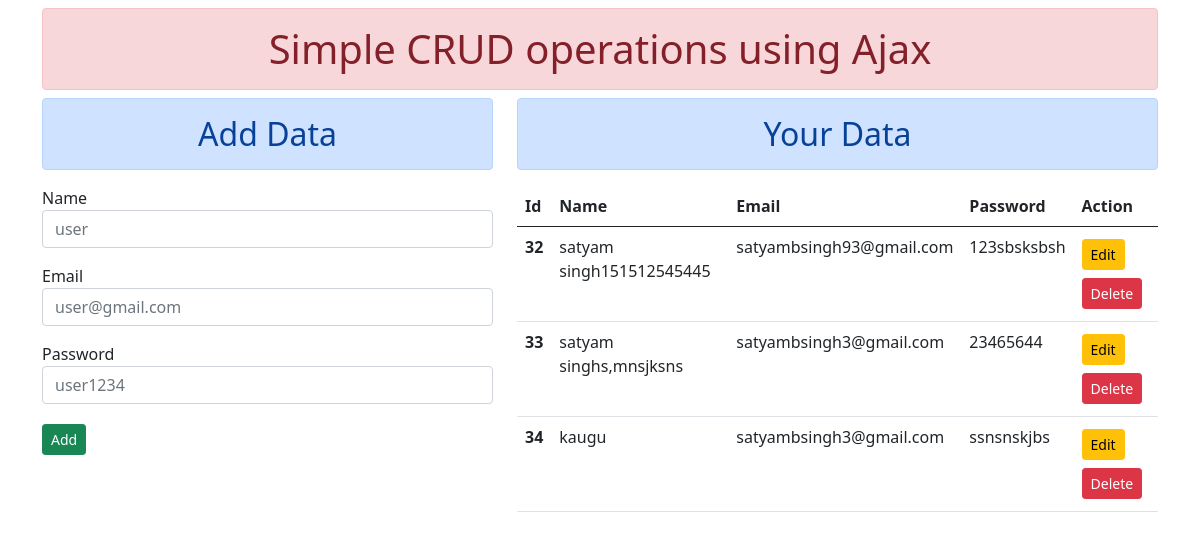
The page / on the database its author committed.
### home/models.py (models this page shows)
class post(models.Model):
    name=models.CharField(max_length=100)
    email = models.EmailField()
    password = models.CharField(max_length=50)

### home/views.py (the view)
# urls.py: 2. Add a URL to urlpatterns:  path('', views.home, name='home')
def home(request):
    form = postform()
    data = post.objects.values()
    context={
        'form':form,
        'data':data,
    }
    return render(request,'home.html',context)

### home/forms.py
class postform(forms.Form):
    name=forms.CharField(label='Name',label_suffix=' ',widget=forms.TextInput(attrs={'id':'nameid','class':'form-control','placeholder':'user'}))
    email=forms.EmailField(label='Email',label_suffix=' ',widget=forms.EmailInput(attrs={'id':'emailid','class':'form-control','placeholder':'user@gmail.com'}))
    password=forms.CharField(label='Password',label_suffix=' ',widget=forms.PasswordInput(attrs={'id':'passwordid','class':'form-control','placeholder':'user1234'}))
    class Meta:
        fields=['name','email','password']

### home/templates/home.html (shortened to what this page needs)
{% extends 'base.html' %}
{% block content %}
<div class="container">
    <h1 class="text-center alert alert-danger my-2  ">Simple CRUD operations using Ajax </h1>
    <div class="row">
        <div class="col-sm-5">
            <h2 class="alert alert-primary text-center">Add Data </h2>
            <form action="" method="post">
                {{form.as_p}}
                <input type="button" class="btn btn-success btn-sm my-1" id="addbtn" value="Add">
            </form>
        </div>
        <div class="col-sm-7">
            <h2 class="alert alert-primary text-center">Your Data </h2>
            <table class="table">
                <thead>
                    <tr>
                        <th scope="col">Id</th>
                        <th scope="col">Name</th>
                        <th scope="col">Email</th>
                        <th scope="col">Password</th>
                        <th scope="col">Action</th>
                    </tr>
                </thead>
                <tbody class="content">
                    {% for data in data %}
                    <tr>
                        <th scope="row">{{data.id}}</th>
                        <td>{{data.name}}</td>
                        <td>{{data.email}}</td>
                        <td>{{data.password}}</td>
                        <td>
                            <input type="button" class="btn btn-warning btn-sm my-1 edit" data-sid="{{data.id}}" value="Edit">
                            <input type="button" class="btn btn-danger btn-sm my-1 del" data-sid="{{data.id}}"  value="Delete">
                    </tr>
                    {% endfor %}
                </tbody>
            </table>
        </div>
    </div>
</div>
{% endblock content %}

### home/templates/base.html (shortened to what this page needs)
<!doctype html>
{% load static %}
<html lang="en">
  <head>
    <link href="https://cdn.jsdelivr.net/npm/bootstrap@5.1.0/dist/css/bootstrap.min.css" rel="stylesheet">
  </head>
  <body>
    {% block content %}{% endblock content %}
  </body>
</html>

### rows shown on the page
post: id "32", name "satyam singh151512545445", email "satyambsingh93@gmail.com", password "123sbsksbsh"
post: id "33", name "satyam singhs,mnsjksns", email "satyambsingh3@gmail.com", password "23465644"
post: id "34", name "kaugu", email "satyambsingh3@gmail.com", password "ssnsnskjbs"
